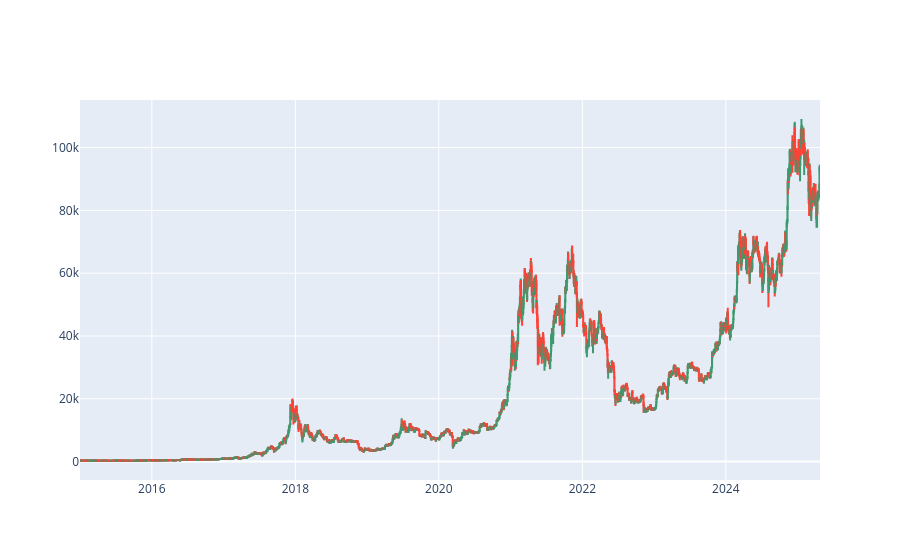

Here is the notebook cell this chart was saved with:
### Code cell
#candlestick chart for Apple

import plotly.graph_objects as go
fig1 = go.Figure(data=[go.Candlestick(x=data1['Date'],
                open=data1['Open'],
                high=data1['High'],
                low=data1['Low'],
                close=data1['Close'])]) 

fig1.update_layout(xaxis_rangeslider_visible=False)
fig1.show()

### Figure 1 — Plotly figure (JSON) as saved in the notebook; plotly's stock layout.template omitted (floating-point values rounded to 4 significant figures; data arrays with more than 128 entries replaced by an {"elided": "..."} marker saying what was removed)
{"data": [{"close": {"elided": "3768 str values"}, "high": {"elided": "3768 str values"}, "low": {"elided": "3768 str values"}, "open": {"elided": "3768 str values"}, "type": "candlestick", "x": {"elided": "3768 str values"}}], "layout": {"xaxis": {"rangeslider": {"visible": false}}}}
